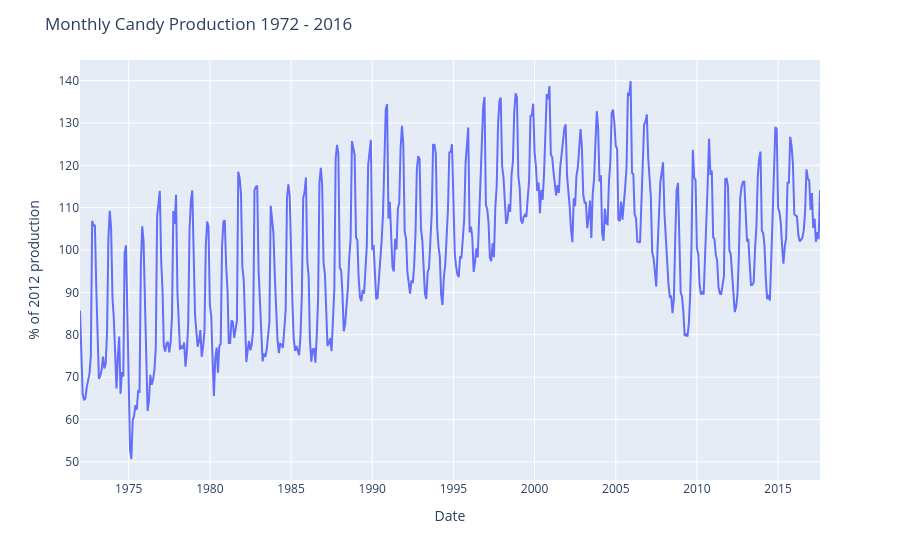

The cell this chart's notebook holds for it:
### Code cell
fig=px.line(df,
            x="observation_date",
            y="IPG3113N")
fig.update_layout(title="Monthly Candy Production 1972 - 2016",
                  xaxis_title="Date",
                  yaxis_title="% of 2012 production")
fig.show()

### Figure 1 — Plotly figure (JSON) as saved in the notebook; plotly's stock layout.template omitted (floating-point values rounded to 4 significant figures; data arrays with more than 128 entries replaced by an {"elided": "..."} marker saying what was removed)
{"data": [{"hovertemplate": "observation_date=%{x}<br>IPG3113N=%{y}<extra></extra>", "legendgroup": "", "line": {"color": "#636efa", "dash": "solid"}, "marker": {"symbol": "circle"}, "mode": "lines", "name": "", "orientation": "v", "showlegend": false, "type": "scatter", "x": {"elided": "548 str values"}, "xaxis": "x", "y": {"elided": "548 float values"}, "yaxis": "y"}], "layout": {"autosize": true, "legend": {"tracegroupgap": 0}, "margin": {"t": 60}, "title": {"text": "Monthly Candy Production 1972 - 2016"}, "xaxis": {"anchor": "y", "autorange": true, "domain": [0, 1], "range": ["1972-01-01", "2017-08-01"], "title": {"text": "Date"}, "type": "date"}, "yaxis": {"anchor": "x", "autorange": true, "domain": [0, 1], "range": [45.71, 144.9], "title": {"text": "% of 2012 production"}, "type": "linear"}}}
